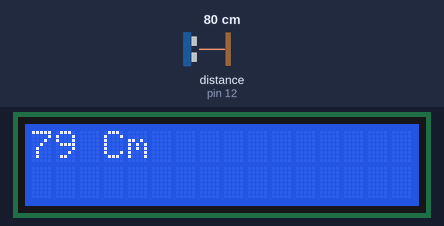
Simulated run of this sketch. Board: Arduino Uno, built with avr-gcc and run on an emulated ATmega328P. Parts: 16×2 character LCD. Wiring (inferred from the names in the program): ultrasonic range finder: trigger pin 13; echo pin 12. The inputs (shaded band) are chosen by the test bench; at power-on: distance to the obstacle (sensor on pin 12) 80 cm. The echo pulse lasts 58.3 µs per cm.

Above: at 3.2 s.
3.3 s: distance to the obstacle (sensor on pin 12) set to 2 cm
At 3.46 s:
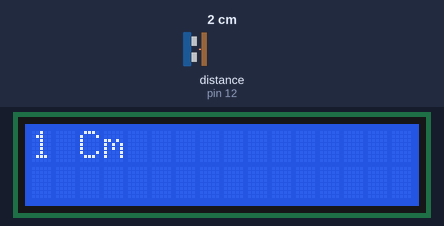
5.3 s: distance to the obstacle (sensor on pin 12) set to 4 cm
At 5.52 s:
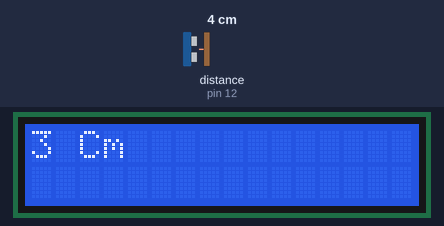
6.9 s: distance to the obstacle (sensor on pin 12) set to 9 cm
At 7.1 s:
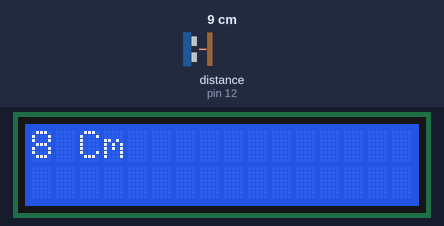
8.5 s: distance to the obstacle (sensor on pin 12) set to 18 cm
At 8.69 s:
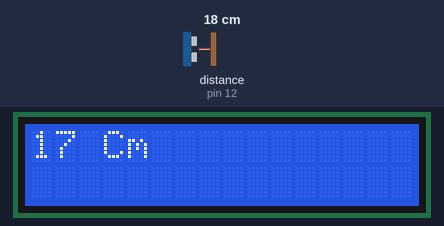

Measured:
- after the input at 3.3 s, the display: first differs from a run without the input after 0.09 s (image 1)
- after the input at 5.3 s, the display: first differs from a run without the input after 0.15 s (image 2)
- after the input at 6.9 s, the display: first differs from a run without the input after 0.13 s (image 3)
- after the input at 8.5 s, the display: first differs from a run without the input after 0.12 s (image 4)

The sketch:

week04.ino
```cpp
// C++ code
//
#define Trig 13 //Trig 핀
#define Echo 12 //Echo 핀
#include <Wire.h>
#include <LiquidCrystal_I2C.h>
LiquidCrystal_I2C icd(0x27, 16, 2);

void setup()
{
  Serial.begin(9600);
  pinMode(Trig, OUTPUT);
  pinMode(Echo, INPUT);
  icd.init();
 icd.backlight();
 icd.print("LCD init");
 delay (2000);
 icd.clear();
}

void loop()
{
  long duration,distance;

  digitalWrite(Trig, LOW);
  delayMicroseconds(2);
  digitalWrite(Trig, HIGH);
  delayMicroseconds(10);
  digitalWrite(Trig, LOW);

  duration = pulseIn(Echo, HIGH);

  distance = duration / 58.2;
  icd.setCursor(0,0);
  icd.print(distance);
  icd.print(" Cm");
  delay(150);
   icd.clear();

}
```
